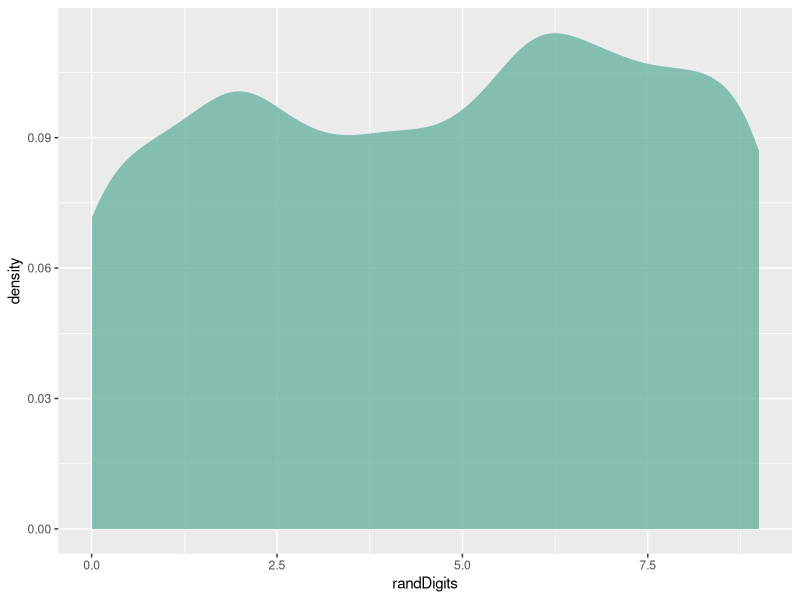
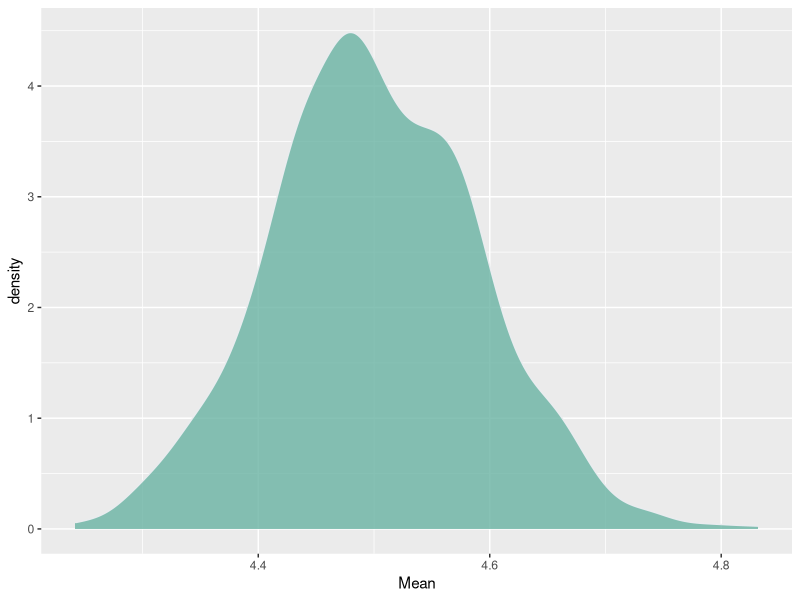
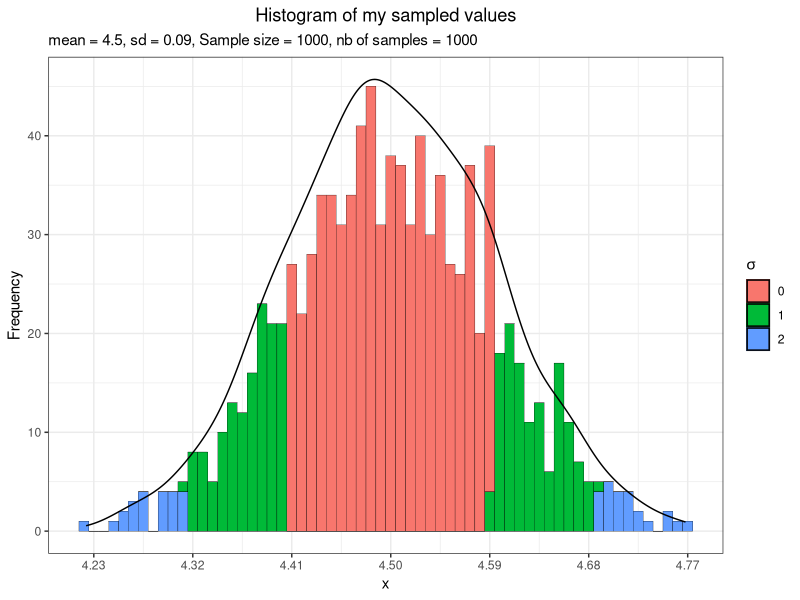

Write the R code that produced these figures, in order.
## ---- chunk 1
library(tidyverse)
## ---- chunk 2
set.seed(123)
randDigits <- sample(x = c(0:9), size = 1000, replace = TRUE)
mean(randDigits)
sd(randDigits)

## ---- chunk 3
ggplot(as.data.frame(randDigits)) + geom_density(aes(randDigits),fill="#69b3a2", color="#e9ecef", alpha=0.8)
## ---- chunk 4
df<-1000 %>%
  rerun(sample(x=c(0:9), 1000, replace = T)) %>%
  map_dfr(function(x) {data.frame(Mean=mean(x), sd=sd(x))})
## ---- chunk 5
df %>% ggplot() + geom_density(aes(Mean),fill="#69b3a2", color="#e9ecef", alpha=0.8)
## ---- chunk 6

xbar <- 1000 %>%
  rerun(sample(x=c(0:9), 1000, replace = T)) %>% map(mean) %>% unlist


mySD<-as.character( abs(as.integer((xbar - mean(xbar)) / sd(xbar) )))
myDF<-data.frame(xbar,mySD)
xAxis<-as.integer(max(abs(xbar)))
mu<-round(mean(xbar),2)
sd<-round(sd(xbar),2)
myBin<-sd/10
ggplot(myDF, aes(xbar)) +
  geom_histogram(aes(fill = mySD), binwidth = myBin, col="black", size=.1) + 
  labs(x="x", y="Frequency") + 
  labs(title="Histogram of my sampled values",
  subtitle=paste0(  "mean = ", mu, ", sd = ", sd, ", Sample size = ",1000,", nb of samples = ",1000))+
  scale_x_continuous(breaks = seq(mu-sd*5, mu+sd*5, sd))+
  theme_bw()+
  theme(plot.title = element_text(hjust = 0.5))+
  guides(fill=guide_legend(expression(sigma)))+
  geom_density(aes(y=..count../90))
